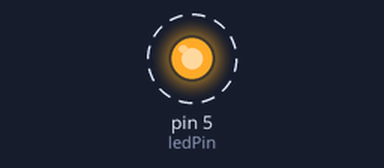
The sketch below on a simulated Arduino Uno, built with avr-gcc and run on an emulated ATmega328P. Parts: output pins drawn as LEDs (lit = HIGH). Dashed ring = blinking. What the sketch prints to the serial monitor is not drawn.

Above: at 0.5 s.
Timing chart, 0 to 4.6 s (numbered marks = the images above):
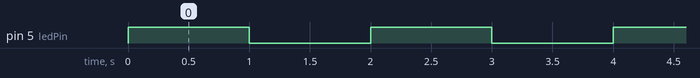

The sketch:

4-stateBlink-serial.ino
```cpp
// blink LED using SINGLE STATE variable
// led STATE changes ACROSS loops not within loops
// This example has equal on/off time.

// led PINs
int ledPin = 5;

// led STATEs
boolean STATE = 0;


void setup() {
  // put your setup code here, to run once:

  // set pinModes
  pinMode(ledPin, OUTPUT);

  // start serial
  Serial.begin(9600);
}

void loop() {

 // put your main code here, to run repeatedly:
 Serial.println("loop");

 // toggle STATE
 Serial.println("toggle");
 STATE = 1 - STATE; // can you see why state will go 0,1,0,1... as the arduino loops?

 // write the LED
 digitalWrite( ledPin, STATE);
 delay(1000);


}
```

Measured:
- by itself, pin 5 (ledPin): alternates HIGH for 1.0 s and LOW for 1.0 s
